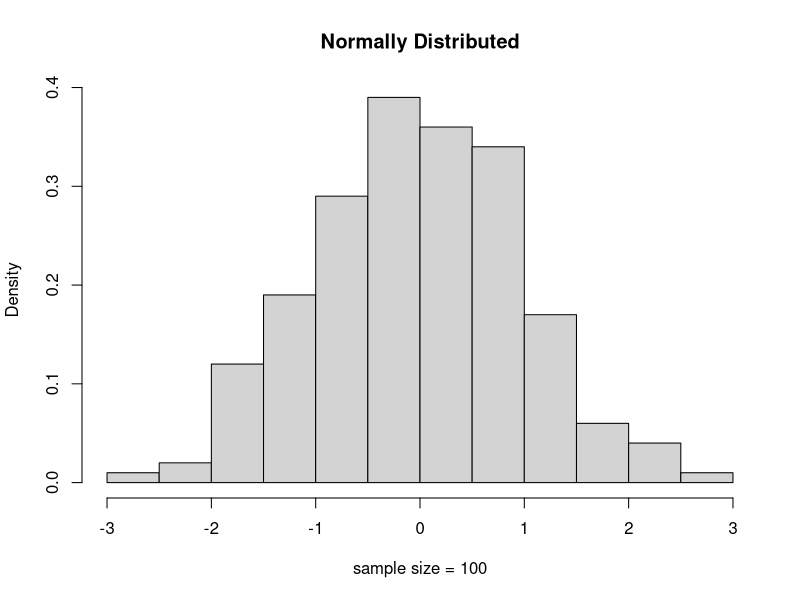
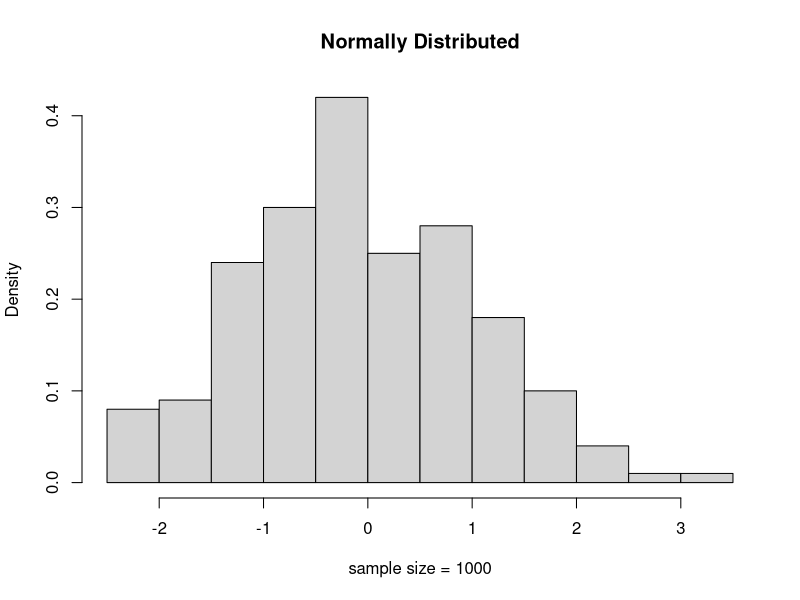
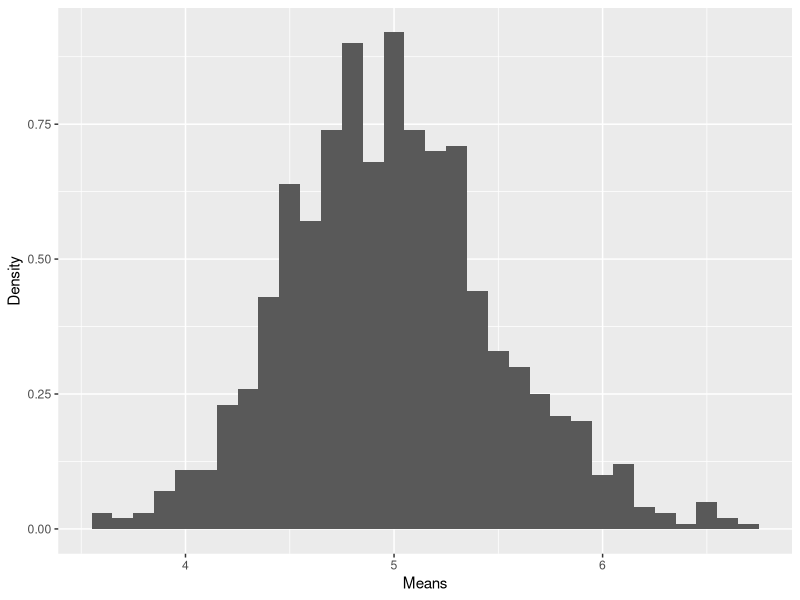
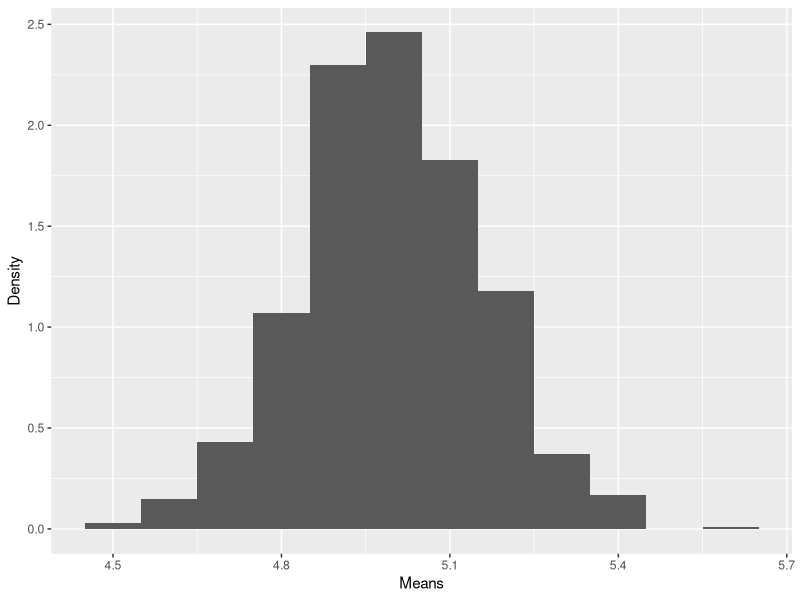

Reproduce these figures in R, in order.
## ---- chunk 1
knitr::opts_chunk$set(echo = TRUE)
## ---- chunk 2
print("This below Code illustrates the Central Limit Theorem using a normal distribution, the first with sample size of 100 and the second 1000.  The number of simulations = 200.")
## ---- chunk 3
results = c();
mu = 0; sigma = 1
for(i in 1:200) {
    X = rnorm(100,mu,sigma)       # generate random data
    results[i] = (mean(X) - mu)/(sigma/sqrt(100))
    }
hist(results,prob=T,main=paste("Normally Distributed"),xlab = paste("sample size = 100"))
## ---- chunk 4
results = c();
mu = 0; sigma = 1
for(i in 1:200) {
    X = rnorm(1000,mu,sigma)       # generate random data
    results[i] = (mean(X) - mu)/(sigma/sqrt(1000))
    }
hist(results,prob=T,main=paste("Normally Distributed"),xlab = paste("sample size = 1000"))
## ---- chunk 5
print("From the above, as sample size becomes larger, the distribution narrows and outliers become less prevalent.")
## ---- chunk 6
print("The below Code illustrates the Central Limit Theorem using exponential data, the first with sample size of 100 and the second 1000")
## ---- chunk 7
print("This below Code illustrates the Central Limit Theorem using exponential data, the first with sample size of 100 and the second 1000")
## ---- chunk 8
# lambda is 0.2
lambda = 0.2

# we will be using 100 exponentials
n = 100

# we will be running 1000 simulations
nsims = 1:1000

# set a seed to reproduce the data
set.seed(876)

# gather the means
means <- data.frame(x = sapply(nsims, function(x) {mean(rexp(n, lambda))}))

# lets take a looks at the top means
head(means)

library(ggplot2)
print("histogram below is the exponential distribution for sample size of 100")
ggplot(data = means, aes(x = x)) + 
  geom_histogram(binwidth=0.1, aes(y=..density..)) +
  labs(x="Means") +
  labs(y="Density")
## ---- chunk 9
# lambda is 0.2
lambda = 0.2

# we will be using 1000 exponentials
n = 1000

# we will be running 1000 simulations
nsims = 1:1000

# set a seed to reproduce the data
set.seed(876)

# gather the means
means <- data.frame(x = sapply(nsims, function(x) {mean(rexp(n, lambda))}))

# lets take a looks at the top means
head(means)

library(ggplot2)
print("histogram below is the exponential distribution for sample size of 1000")
ggplot(data = means, aes(x = x)) + 
  geom_histogram(binwidth=0.1, aes(y=..density..)) +
  labs(x="Means") +
  labs(y="Density")
## ---- chunk 10
print("As before with the normally distributed data, as sample size increases, the exponential data's distribution becomes narrower.")
